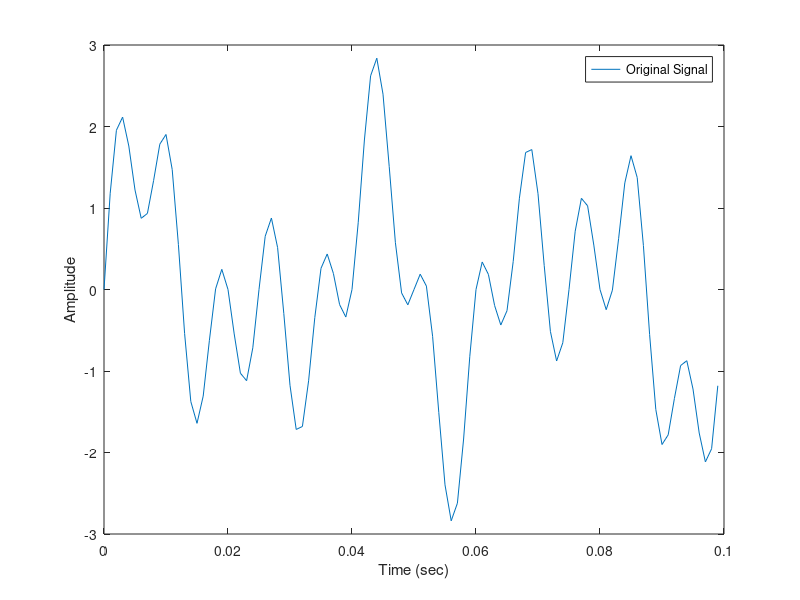
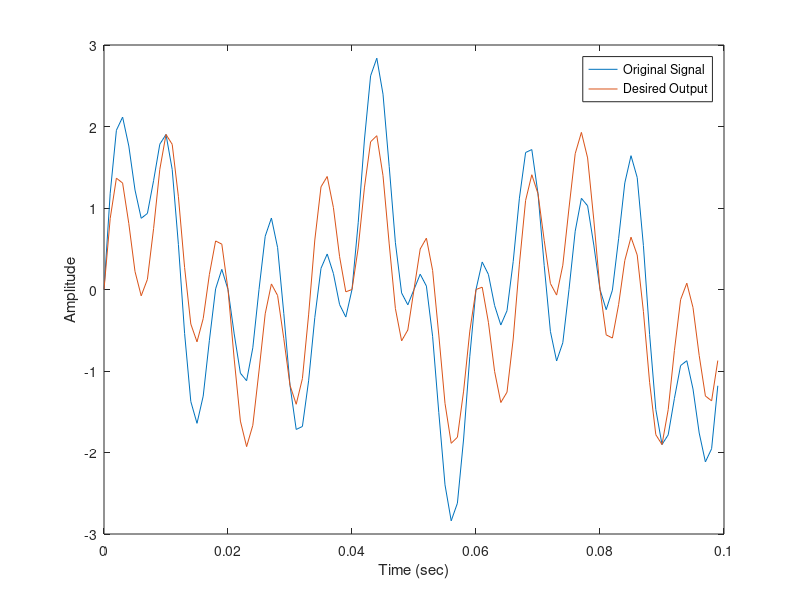

The MATLAB script that drew these images, in order: (Note: this script raises an error after producing the figures.)
Fs = 1000;                 % Sampling frequency
T = 1/Fs;                  % Sample time
L = 100;                   % Length of signal
t = (0:L-1)*T;             % Time vector
 
x1 = sin(2*pi*30*t);
x2 = sin(2*pi*50*t);
x3 = sin(2*pi*120*t);

x = x1 + x2 + x3;
figure, plot(t, x);
xlabel('Time (sec)');
ylabel('Amplitude');
legend('Original Signal');

y = x1 + x3;
figure, plot(t, x, t, y);
xlabel('Time (sec)');
ylabel('Amplitude');
legend('Original Signal', 'Desired Output');

plotFrequency(Fs, x, ' Original Signal');

plotFrequency(Fs, y, ' Desired Output');

Hd1 = Hd_rectangular(Fs, 20, 40, 110);
y1 = filter(Hd1, x);
plotFrequency(Fs, y1, ' Filtered Output using Rectangular Window (M = 20, Fc1 = 40, Fc2 = 110)');

Hd2 = Hd_kaiser(Fs, 20, 40, 110, 3);
y2 = filter(Hd2, x);
plotFrequency(Fs, y2, ' Filtered Output using Kaiser Window (M = 20, beta = 3, Fc1 = 40, Fc2 = 110)');

Hd3 = Hd_rectangular(Fs, 20, 45, 75);
y3 = filter(Hd3, x);
plotFrequency(Fs, y3, ' Filtered Output using Rectangular Window (M = 20, Fc1 = 45, Fc2 = 75)');

Hd4 = Hd_kaiser(Fs, 20, 45, 75, 3);
y4 = filter(Hd4, x);
plotFrequency(Fs, y4, ' Filtered Output using Kaiser Window (M = 20, beta = 3, Fc1 = 45, Fc2 = 75)');

